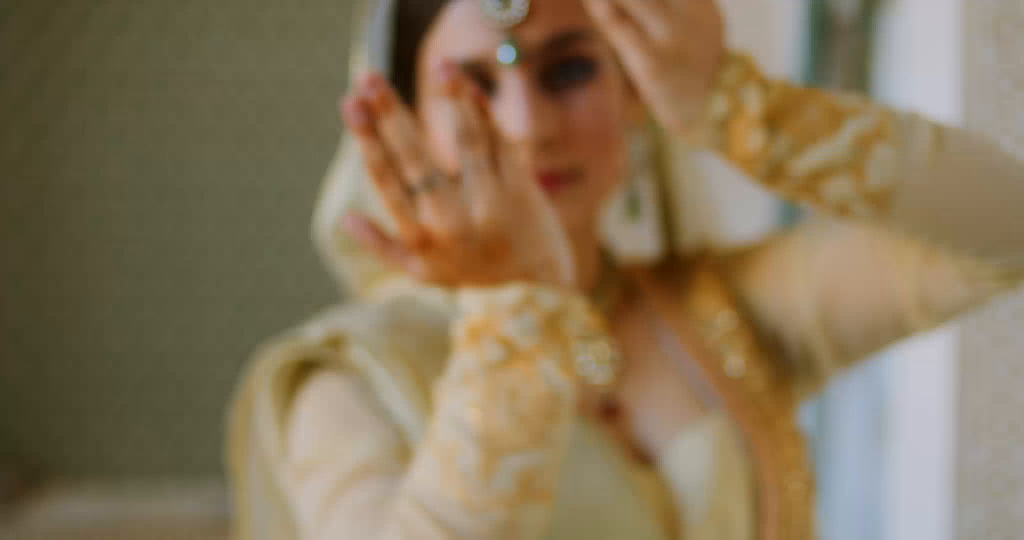
#> input picture frame 0 of src/assets/video/playreel.mp4, 2048 x 1080 px, given in place of test_breakDance.mp4, which was not available (shown at 1/2 size)
$ python vidTOframes.py
#> lines starting #> are read from the running program, lines starting #| are printed output that depends on the picture; pictures that were not available may be replaced by others from this repository, and a replacement may not be noted
import cv2
import os

def extract_frames(video_path, output_folder, frame_count=16):
#> called with video_path = 'D:\\Downloads\\test_breakDance.mp4', frame_count = 16
    os.makedirs(output_folder, exist_ok=True)

    cap = cv2.VideoCapture(video_path)
    total_frames = int(cap.get(cv2.CAP_PROP_FRAME_COUNT))
    frame_gap = total_frames // frame_count

    frames = []
    for i in range(frame_count):
        cap.set(cv2.CAP_PROP_POS_FRAMES, i * frame_gap)
        ret, frame = cap.read()
        if not ret:
            break
        frame = cv2.cvtColor(frame, cv2.COLOR_BGR2RGB)  # Convert to RGB
        frames.append(frame)

        frame_filename = os.path.join(output_folder, f"frame_{i+1}.jpg")
        cv2.imwrite(frame_filename, cv2.cvtColor(frame, cv2.COLOR_RGB2BGR))
#> this loop made 16 passes
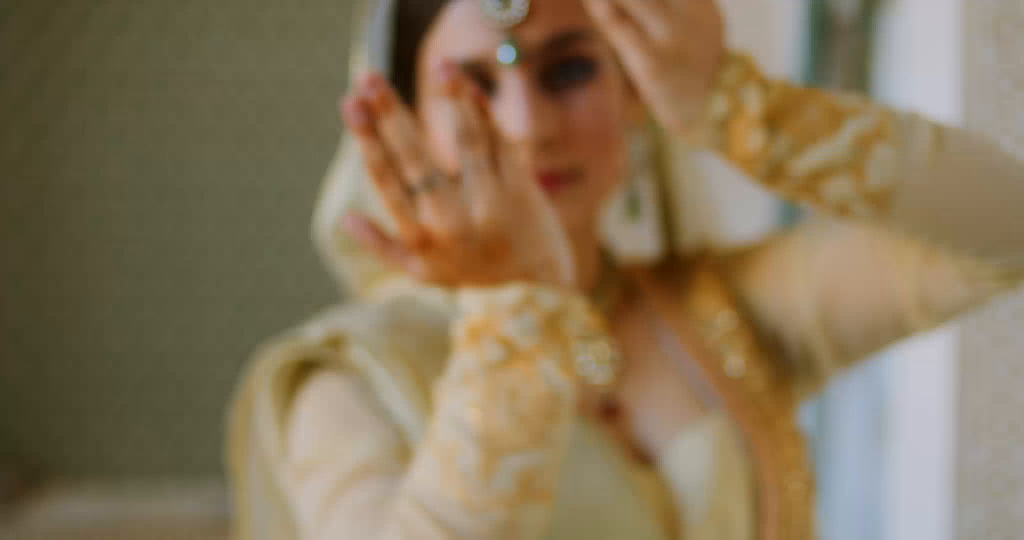
#> input picture frame 0 of src/assets/video/playreel.mp4, 2048 x 1080 px, given in place of test_breakDance.mp4, which was not available (shown at 1/2 size)
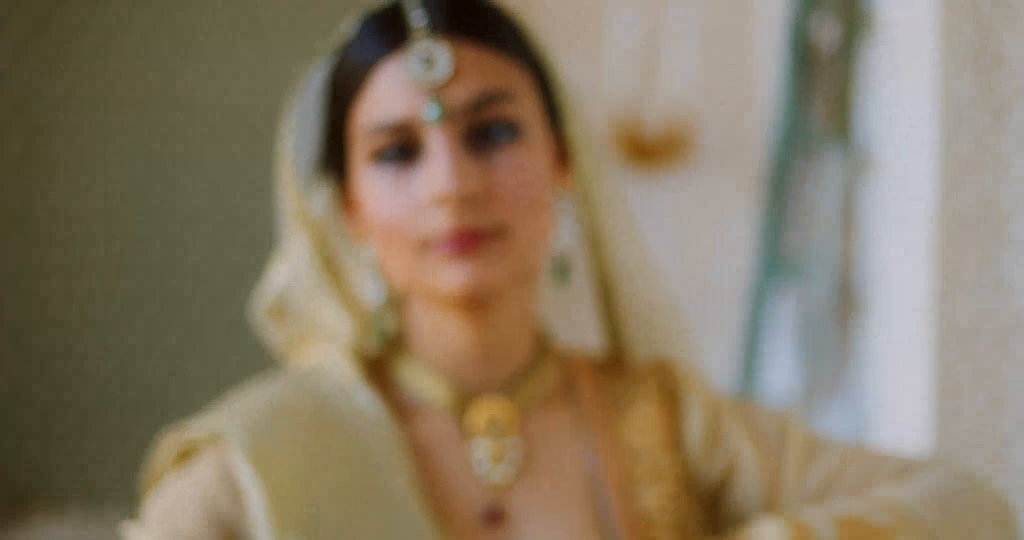
#> input picture frame 17 of src/assets/video/playreel.mp4, 2048 x 1080 px, given in place of test_breakDance.mp4, which was not available (shown at 1/2 size)
#> pass 3, in extract_frames, `ret, frame = cap.read()`:
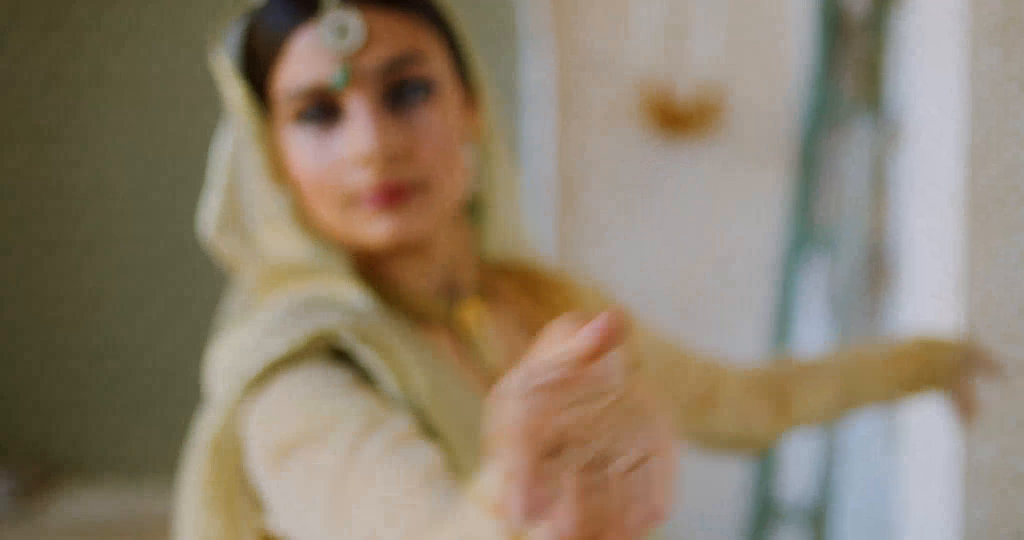
#> frame: shape (1080, 2048, 3) (shown at 1/2 size); mean B, G, R 108.9, 128, 141.2
#> after the loop:
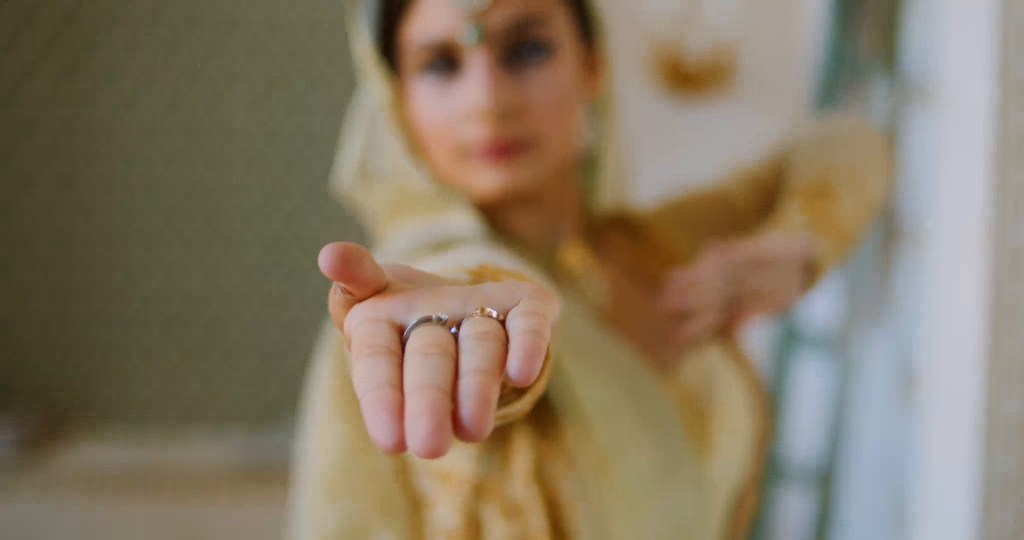
#> frame: shape (1080, 2048, 3) (shown at 1/2 size); mean R, G, B 134.3, 120.2, 98.7
#> after the loop, frames = 16 items

    cap.release()
    return frames

video_path = r"D:\Downloads\test_breakDance.mp4"
output_folder = r"D:\Scholar\Bhaskar Chari 2022BAI10155\Extracted Frames"

frames = extract_frames(video_path, output_folder)
#> frames = 16 items
print(f"Extracted {len(frames)} frames and saved in {output_folder}")
#| Extracted 16 frames and saved in D:\Scholar\Bhaskar Chari 2022BAI10155\Extracted Frames

$ run again, starting later in the video
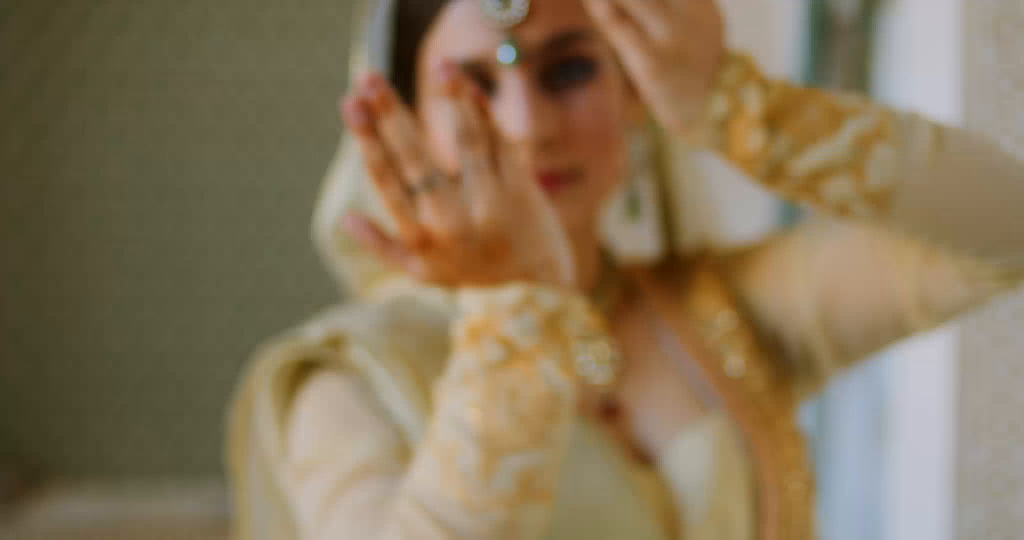
#> input picture frame 0 of src/assets/video/playreel.mp4, 2048 x 1080 px, given in place of test_breakDance.mp4, which was not available (shown at 1/2 size)
#> the loop in extract_frames, `for i in range(frame_count):` made 16 passes
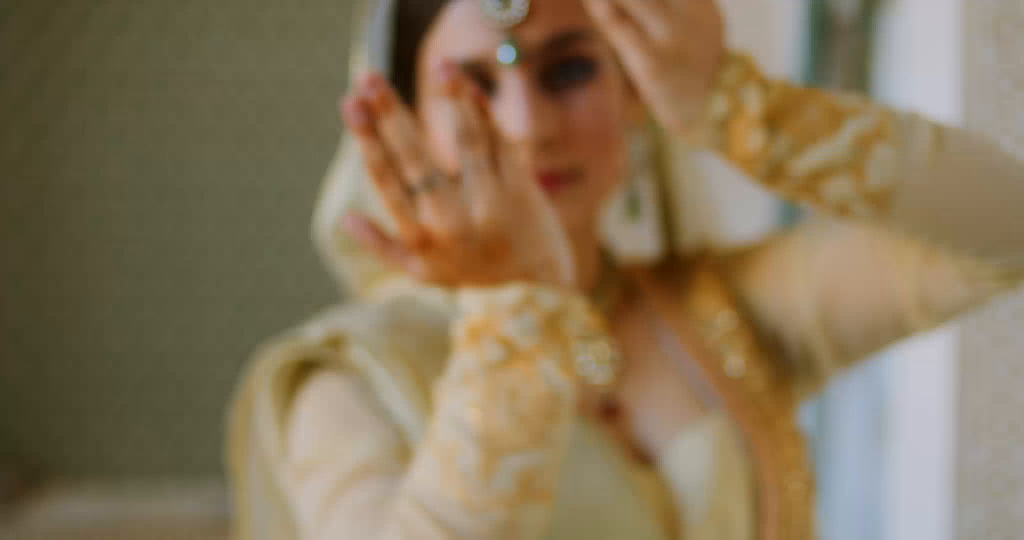
#> input picture frame 0 of src/assets/video/playreel.mp4, 2048 x 1080 px, given in place of test_breakDance.mp4, which was not available (shown at 1/2 size)
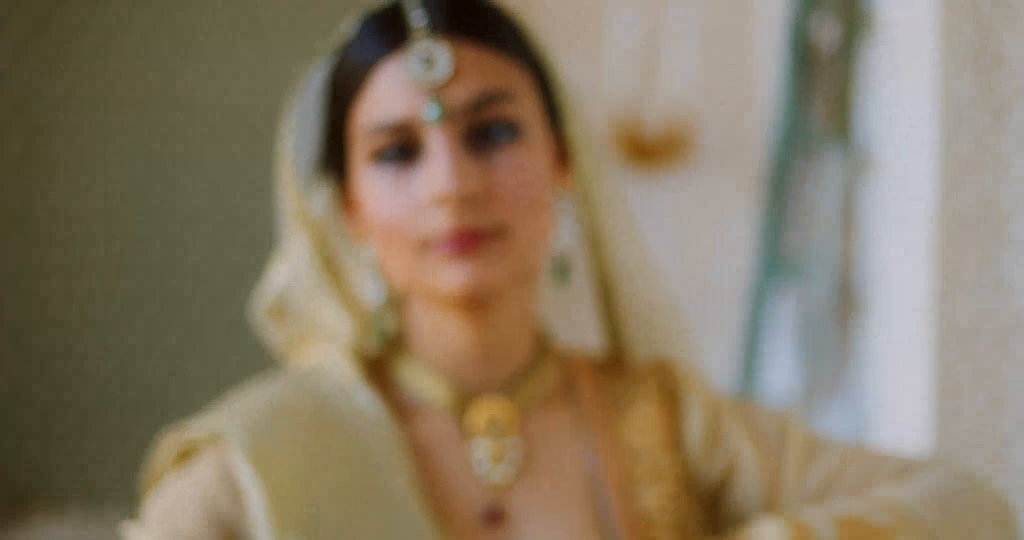
#> input picture frame 17 of src/assets/video/playreel.mp4, 2048 x 1080 px, given in place of test_breakDance.mp4, which was not available (shown at 1/2 size)
#> after the loop in extract_frames, `for i in range(frame_count):`: frames = 16 items
#| Extracted 16 frames and saved in D:\Scholar\Bhaskar Chari 2022BAI10155\Extracted Frames

$ run again, starting later in the video
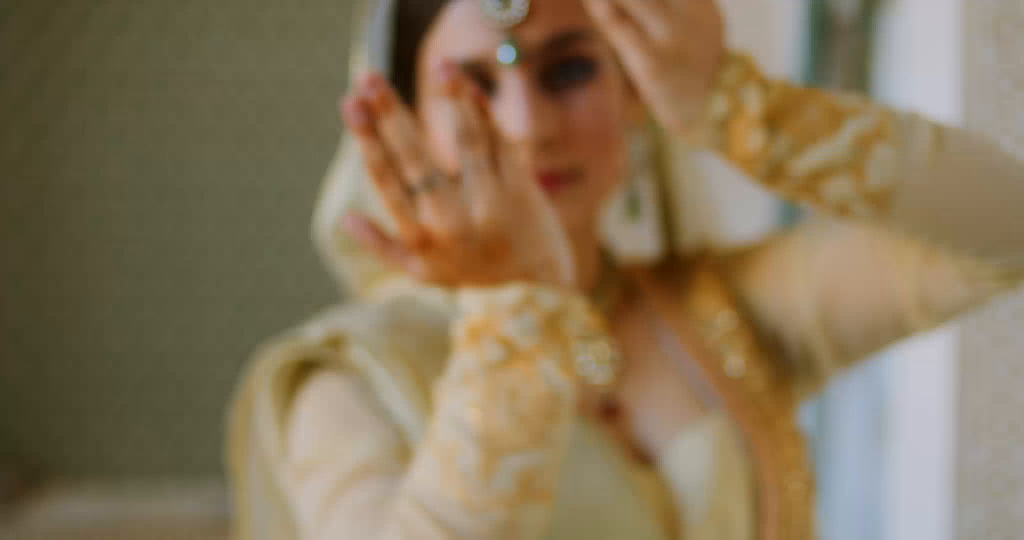
#> input picture frame 0 of src/assets/video/playreel.mp4, 2048 x 1080 px, given in place of test_breakDance.mp4, which was not available (shown at 1/2 size)
#> the loop in extract_frames, `for i in range(frame_count):` made 16 passes
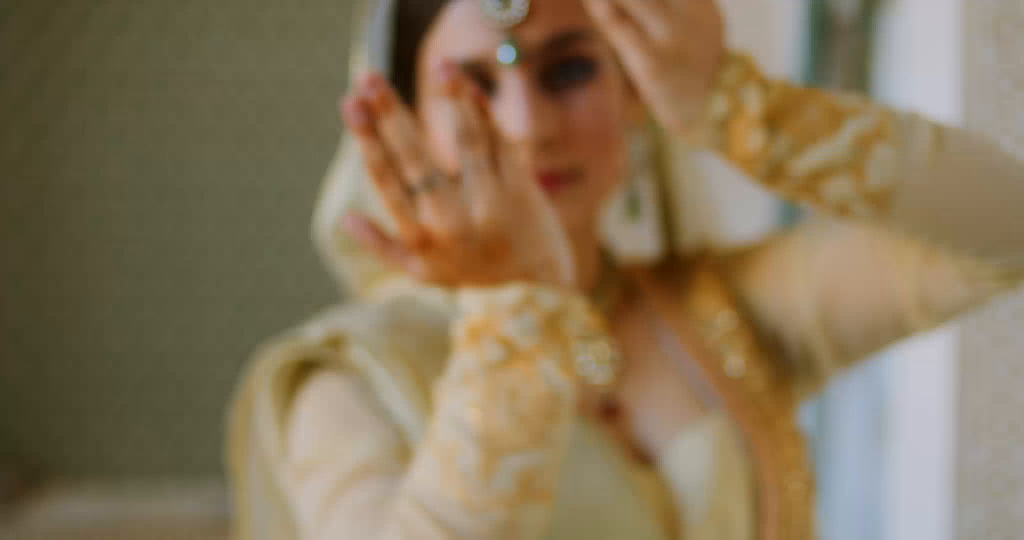
#> input picture frame 0 of src/assets/video/playreel.mp4, 2048 x 1080 px, given in place of test_breakDance.mp4, which was not available (shown at 1/2 size)
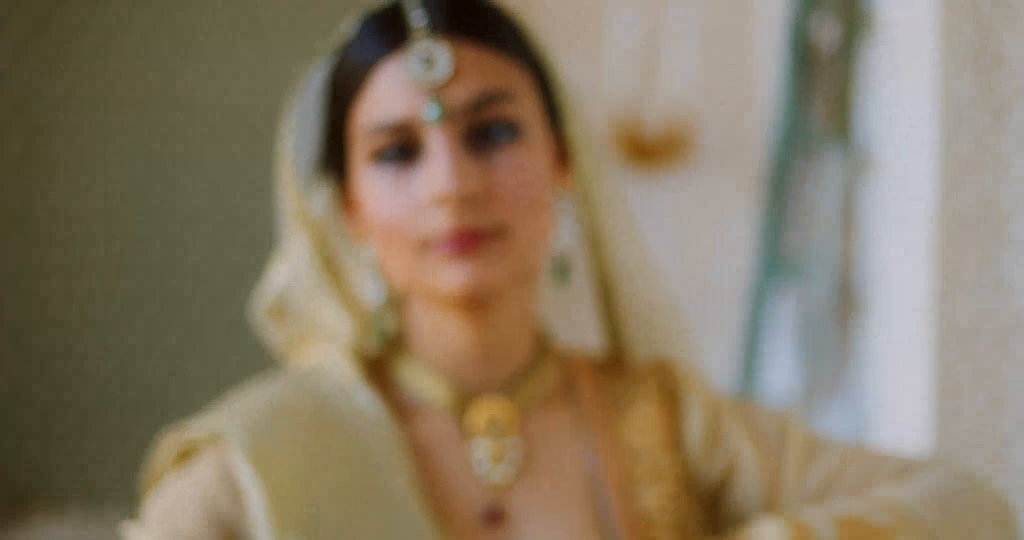
#> input picture frame 17 of src/assets/video/playreel.mp4, 2048 x 1080 px, given in place of test_breakDance.mp4, which was not available (shown at 1/2 size)
#> after the loop in extract_frames, `for i in range(frame_count):`: frames = 16 items
#| Extracted 16 frames and saved in D:\Scholar\Bhaskar Chari 2022BAI10155\Extracted Frames
